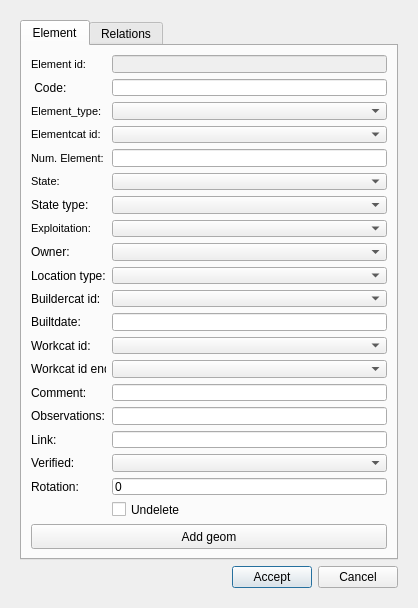
<?xml version="1.0" encoding="UTF-8"?>
<ui version="4.0">
 <class>dlg_element</class>
 <widget class="QDialog" name="dlg_element">
  <property name="geometry">
   <rect>
    <x>0</x>
    <y>0</y>
    <width>418</width>
    <height>604</height>
   </rect>
  </property>
  <property name="windowTitle">
   <string>Element</string>
  </property>
  <layout class="QVBoxLayout" name="verticalLayout_3">
   <item>
    <widget class="QWidget" name="centralwidget" native="true">
     <property name="minimumSize">
      <size>
       <width>319</width>
       <height>586</height>
      </size>
     </property>
     <layout class="QGridLayout" name="gridLayout">
      <item row="1" column="0">
       <layout class="QHBoxLayout" name="horizontalLayout_8">
        <item>
         <spacer name="horizontalSpacer_17">
          <property name="orientation">
           <enum>Qt::Horizontal</enum>
          </property>
          <property name="sizeHint" stdset="0">
           <size>
            <width>40</width>
            <height>20</height>
           </size>
          </property>
         </spacer>
        </item>
        <item>
         <widget class="QPushButton" name="btn_accept">
          <property name="text">
           <string>Accept</string>
          </property>
         </widget>
        </item>
        <item>
         <widget class="QPushButton" name="btn_cancel">
          <property name="text">
           <string>Cancel</string>
          </property>
         </widget>
        </item>
       </layout>
      </item>
      <item row="0" column="0">
       <widget class="QTabWidget" name="tabWidget">
        <property name="currentIndex">
         <number>0</number>
        </property>
        <widget class="QWidget" name="tab_element">
         <attribute name="title">
          <string>Element</string>
         </attribute>
         <layout class="QGridLayout" name="gridLayout_2">
          <item row="10" column="0">
           <spacer name="verticalSpacer">
            <property name="orientation">
             <enum>Qt::Vertical</enum>
            </property>
            <property name="sizeHint" stdset="0">
             <size>
              <width>20</width>
              <height>40</height>
             </size>
            </property>
           </spacer>
          </item>
          <item row="9" column="0">
           <widget class="QPushButton" name="btn_add_geom">
            <property name="sizePolicy">
             <sizepolicy hsizetype="Minimum" vsizetype="Minimum">
              <horstretch>0</horstretch>
              <verstretch>0</verstretch>
             </sizepolicy>
            </property>
            <property name="minimumSize">
             <size>
              <width>0</width>
              <height>25</height>
             </size>
            </property>
            <property name="text">
             <string>Add geom</string>
            </property>
            <property name="icon">
             <iconset>
              <normaloff>../icons/133.png</normaloff>../icons/133.png</iconset>
            </property>
           </widget>
          </item>
          <item row="0" column="0">
           <layout class="QGridLayout" name="gridLayout_3">
            <item row="3" column="1">
             <widget class="QLabel" name="lbl_elementcat_id">
              <property name="sizePolicy">
               <sizepolicy hsizetype="Fixed" vsizetype="Preferred">
                <horstretch>0</horstretch>
                <verstretch>0</verstretch>
               </sizepolicy>
              </property>
              <property name="font">
               <font>
                <pointsize>8</pointsize>
                <weight>50</weight>
                <bold>false</bold>
               </font>
              </property>
              <property name="frameShape">
               <enum>QFrame::NoFrame</enum>
              </property>
              <property name="frameShadow">
               <enum>QFrame::Plain</enum>
              </property>
              <property name="text">
               <string>Elementcat id:</string>
              </property>
              <property name="textFormat">
               <enum>Qt::AutoText</enum>
              </property>
              <property name="scaledContents">
               <bool>false</bool>
              </property>
              <property name="alignment">
               <set>Qt::AlignLeading|Qt::AlignLeft|Qt::AlignVCenter</set>
              </property>
              <property name="margin">
               <number>3</number>
              </property>
             </widget>
            </item>
            <item row="2" column="2">
             <widget class="QComboBox" name="element_type"/>
            </item>
            <item row="3" column="2">
             <widget class="QComboBox" name="elementcat_id"/>
            </item>
            <item row="0" column="1">
             <widget class="QLabel" name="lbl_element_id">
              <property name="font">
               <font>
                <pointsize>8</pointsize>
                <weight>50</weight>
                <bold>false</bold>
               </font>
              </property>
              <property name="frameShape">
               <enum>QFrame::NoFrame</enum>
              </property>
              <property name="frameShadow">
               <enum>QFrame::Plain</enum>
              </property>
              <property name="text">
               <string>Element id:</string>
              </property>
              <property name="textFormat">
               <enum>Qt::AutoText</enum>
              </property>
              <property name="scaledContents">
               <bool>false</bool>
              </property>
              <property name="alignment">
               <set>Qt::AlignLeading|Qt::AlignLeft|Qt::AlignVCenter</set>
              </property>
              <property name="margin">
               <number>3</number>
              </property>
             </widget>
            </item>
            <item row="6" column="1">
             <widget class="QLabel" name="lbl_state_type">
              <property name="sizePolicy">
               <sizepolicy hsizetype="Fixed" vsizetype="Preferred">
                <horstretch>0</horstretch>
                <verstretch>0</verstretch>
               </sizepolicy>
              </property>
              <property name="text">
               <string>State type:</string>
              </property>
             </widget>
            </item>
            <item row="0" column="2">
             <widget class="QLineEdit" name="element_id">
              <property name="enabled">
               <bool>false</bool>
              </property>
              <property name="frame">
               <bool>true</bool>
              </property>
             </widget>
            </item>
            <item row="2" column="1">
             <widget class="QLabel" name="lbl_element_type">
              <property name="sizePolicy">
               <sizepolicy hsizetype="Fixed" vsizetype="Preferred">
                <horstretch>0</horstretch>
                <verstretch>0</verstretch>
               </sizepolicy>
              </property>
              <property name="font">
               <font>
                <pointsize>8</pointsize>
                <weight>50</weight>
                <bold>false</bold>
               </font>
              </property>
              <property name="frameShape">
               <enum>QFrame::NoFrame</enum>
              </property>
              <property name="frameShadow">
               <enum>QFrame::Plain</enum>
              </property>
              <property name="text">
               <string>Element_type:</string>
              </property>
              <property name="textFormat">
               <enum>Qt::AutoText</enum>
              </property>
              <property name="scaledContents">
               <bool>false</bool>
              </property>
              <property name="alignment">
               <set>Qt::AlignLeading|Qt::AlignLeft|Qt::AlignVCenter</set>
              </property>
              <property name="margin">
               <number>3</number>
              </property>
             </widget>
            </item>
            <item row="1" column="1">
             <widget class="QLabel" name="lbl_code">
              <property name="text">
               <string> Code:</string>
              </property>
             </widget>
            </item>
            <item row="1" column="2">
             <widget class="QLineEdit" name="code"/>
            </item>
            <item row="6" column="2">
             <widget class="QComboBox" name="state_type">
              <property name="sizePolicy">
               <sizepolicy hsizetype="Preferred" vsizetype="Preferred">
                <horstretch>0</horstretch>
                <verstretch>0</verstretch>
               </sizepolicy>
              </property>
             </widget>
            </item>
            <item row="4" column="2">
             <widget class="QLineEdit" name="num_elements">
              <property name="enabled">
               <bool>true</bool>
              </property>
              <property name="frame">
               <bool>true</bool>
              </property>
             </widget>
            </item>
            <item row="5" column="1">
             <widget class="QLabel" name="lbl_state">
              <property name="sizePolicy">
               <sizepolicy hsizetype="Fixed" vsizetype="Preferred">
                <horstretch>0</horstretch>
                <verstretch>0</verstretch>
               </sizepolicy>
              </property>
              <property name="font">
               <font>
                <pointsize>8</pointsize>
                <weight>50</weight>
                <bold>false</bold>
               </font>
              </property>
              <property name="frameShape">
               <enum>QFrame::NoFrame</enum>
              </property>
              <property name="frameShadow">
               <enum>QFrame::Plain</enum>
              </property>
              <property name="text">
               <string>State:</string>
              </property>
              <property name="textFormat">
               <enum>Qt::AutoText</enum>
              </property>
              <property name="scaledContents">
               <bool>false</bool>
              </property>
              <property name="alignment">
               <set>Qt::AlignLeading|Qt::AlignLeft|Qt::AlignVCenter</set>
              </property>
              <property name="margin">
               <number>3</number>
              </property>
             </widget>
            </item>
            <item row="5" column="2">
             <widget class="QComboBox" name="state"/>
            </item>
            <item row="4" column="1">
             <widget class="QLabel" name="lbl_num_elements">
              <property name="sizePolicy">
               <sizepolicy hsizetype="Fixed" vsizetype="Preferred">
                <horstretch>0</horstretch>
                <verstretch>0</verstretch>
               </sizepolicy>
              </property>
              <property name="font">
               <font>
                <pointsize>8</pointsize>
                <weight>50</weight>
                <bold>false</bold>
               </font>
              </property>
              <property name="frameShape">
               <enum>QFrame::NoFrame</enum>
              </property>
              <property name="frameShadow">
               <enum>QFrame::Plain</enum>
              </property>
              <property name="text">
               <string>Num. Element:</string>
              </property>
              <property name="textFormat">
               <enum>Qt::AutoText</enum>
              </property>
              <property name="scaledContents">
               <bool>false</bool>
              </property>
              <property name="alignment">
               <set>Qt::AlignLeading|Qt::AlignLeft|Qt::AlignVCenter</set>
              </property>
              <property name="margin">
               <number>3</number>
              </property>
             </widget>
            </item>
            <item row="9" column="2">
             <widget class="QComboBox" name="location_type"/>
            </item>
            <item row="8" column="2">
             <widget class="QComboBox" name="ownercat_id"/>
            </item>
            <item row="8" column="1">
             <widget class="QLabel" name="lbl_owner">
              <property name="sizePolicy">
               <sizepolicy hsizetype="Fixed" vsizetype="Preferred">
                <horstretch>0</horstretch>
                <verstretch>0</verstretch>
               </sizepolicy>
              </property>
              <property name="text">
               <string>Owner:</string>
              </property>
              <property name="margin">
               <number>0</number>
              </property>
             </widget>
            </item>
            <item row="7" column="1">
             <widget class="QLabel" name="lbl_expl_id">
              <property name="sizePolicy">
               <sizepolicy hsizetype="Fixed" vsizetype="Preferred">
                <horstretch>0</horstretch>
                <verstretch>0</verstretch>
               </sizepolicy>
              </property>
              <property name="font">
               <font>
                <pointsize>8</pointsize>
               </font>
              </property>
              <property name="frameShape">
               <enum>QFrame::NoFrame</enum>
              </property>
              <property name="frameShadow">
               <enum>QFrame::Plain</enum>
              </property>
              <property name="text">
               <string>Exploitation:</string>
              </property>
              <property name="textFormat">
               <enum>Qt::AutoText</enum>
              </property>
              <property name="scaledContents">
               <bool>false</bool>
              </property>
              <property name="alignment">
               <set>Qt::AlignLeading|Qt::AlignLeft|Qt::AlignVCenter</set>
              </property>
              <property name="margin">
               <number>3</number>
              </property>
             </widget>
            </item>
            <item row="10" column="1">
             <widget class="QLabel" name="lbl_buildercat_id">
              <property name="sizePolicy">
               <sizepolicy hsizetype="Fixed" vsizetype="Preferred">
                <horstretch>0</horstretch>
                <verstretch>0</verstretch>
               </sizepolicy>
              </property>
              <property name="text">
               <string>Buildercat id:</string>
              </property>
             </widget>
            </item>
            <item row="9" column="1">
             <widget class="QLabel" name="lbl_location_type">
              <property name="sizePolicy">
               <sizepolicy hsizetype="Fixed" vsizetype="Preferred">
                <horstretch>0</horstretch>
                <verstretch>0</verstretch>
               </sizepolicy>
              </property>
              <property name="text">
               <string>Location type:</string>
              </property>
             </widget>
            </item>
            <item row="7" column="2">
             <widget class="QComboBox" name="expl_id"/>
            </item>
            <item row="13" column="1">
             <widget class="QLabel" name="lbl_workcat_id_end">
              <property name="enabled">
               <bool>true</bool>
              </property>
              <property name="sizePolicy">
               <sizepolicy hsizetype="Fixed" vsizetype="Preferred">
                <horstretch>0</horstretch>
                <verstretch>0</verstretch>
               </sizepolicy>
              </property>
              <property name="maximumSize">
               <size>
                <width>75</width>
                <height>20</height>
               </size>
              </property>
              <property name="text">
               <string>Workcat id end:</string>
              </property>
             </widget>
            </item>
            <item row="10" column="2">
             <widget class="QComboBox" name="buildercat_id"/>
            </item>
            <item row="13" column="2">
             <widget class="QComboBox" name="workcat_id_end"/>
            </item>
            <item row="11" column="2">
             <widget class="QLineEdit" name="builtdate"/>
            </item>
            <item row="11" column="1">
             <widget class="QLabel" name="lbl_builtdate">
              <property name="sizePolicy">
               <sizepolicy hsizetype="Fixed" vsizetype="Preferred">
                <horstretch>0</horstretch>
                <verstretch>0</verstretch>
               </sizepolicy>
              </property>
              <property name="text">
               <string>Builtdate:</string>
              </property>
             </widget>
            </item>
            <item row="12" column="2">
             <widget class="QComboBox" name="workcat_id"/>
            </item>
            <item row="12" column="1">
             <widget class="QLabel" name="lbl_workcat_id">
              <property name="sizePolicy">
               <sizepolicy hsizetype="Fixed" vsizetype="Preferred">
                <horstretch>0</horstretch>
                <verstretch>0</verstretch>
               </sizepolicy>
              </property>
              <property name="text">
               <string>Workcat id:</string>
              </property>
             </widget>
            </item>
            <item row="18" column="2">
             <widget class="QLineEdit" name="rotation">
              <property name="text">
               <string>0</string>
              </property>
             </widget>
            </item>
            <item row="14" column="2">
             <widget class="QLineEdit" name="comment"/>
            </item>
            <item row="14" column="1">
             <widget class="QLabel" name="lbl_comment">
              <property name="sizePolicy">
               <sizepolicy hsizetype="Fixed" vsizetype="Preferred">
                <horstretch>0</horstretch>
                <verstretch>0</verstretch>
               </sizepolicy>
              </property>
              <property name="text">
               <string>Comment:</string>
              </property>
             </widget>
            </item>
            <item row="15" column="1">
             <widget class="QLabel" name="lbl_observ">
              <property name="sizePolicy">
               <sizepolicy hsizetype="Fixed" vsizetype="Preferred">
                <horstretch>0</horstretch>
                <verstretch>0</verstretch>
               </sizepolicy>
              </property>
              <property name="text">
               <string>Observations:</string>
              </property>
             </widget>
            </item>
            <item row="15" column="2">
             <widget class="QLineEdit" name="observ"/>
            </item>
            <item row="18" column="1">
             <widget class="QLabel" name="lbl_rotation">
              <property name="text">
               <string>Rotation:</string>
              </property>
             </widget>
            </item>
            <item row="17" column="2">
             <widget class="QComboBox" name="verified"/>
            </item>
            <item row="16" column="2">
             <widget class="QLineEdit" name="link"/>
            </item>
            <item row="16" column="1">
             <widget class="QLabel" name="lbl_link">
              <property name="sizePolicy">
               <sizepolicy hsizetype="Fixed" vsizetype="Preferred">
                <horstretch>0</horstretch>
                <verstretch>0</verstretch>
               </sizepolicy>
              </property>
              <property name="text">
               <string>Link:</string>
              </property>
             </widget>
            </item>
            <item row="17" column="1">
             <widget class="QLabel" name="lbl_verified">
              <property name="sizePolicy">
               <sizepolicy hsizetype="Fixed" vsizetype="Preferred">
                <horstretch>0</horstretch>
                <verstretch>0</verstretch>
               </sizepolicy>
              </property>
              <property name="text">
               <string>Verified:</string>
              </property>
             </widget>
            </item>
            <item row="19" column="2">
             <widget class="QCheckBox" name="undelete">
              <property name="text">
               <string>Undelete</string>
              </property>
             </widget>
            </item>
           </layout>
          </item>
         </layout>
        </widget>
        <widget class="QWidget" name="tab_relations">
         <attribute name="title">
          <string>Relations</string>
         </attribute>
         <layout class="QVBoxLayout" name="verticalLayout_4">
          <item>
           <layout class="QHBoxLayout" name="horizontalLayout_9">
            <item>
             <widget class="QLineEdit" name="feature_id"/>
            </item>
            <item>
             <widget class="QPushButton" name="btn_insert">
              <property name="text">
               <string/>
              </property>
              <property name="icon">
               <iconset>
                <normaloff>../icons/111b.png</normaloff>../icons/111b.png</iconset>
              </property>
             </widget>
            </item>
            <item>
             <widget class="QPushButton" name="btn_delete">
              <property name="text">
               <string/>
              </property>
              <property name="icon">
               <iconset>
                <normaloff>../icons/112b.png</normaloff>../icons/112b.png</iconset>
              </property>
             </widget>
            </item>
            <item>
             <widget class="QPushButton" name="btn_snapping">
              <property name="text">
               <string/>
              </property>
              <property name="icon">
               <iconset>
                <normaloff>../icons/137.png</normaloff>../icons/137.png</iconset>
              </property>
             </widget>
            </item>
           </layout>
          </item>
          <item>
           <widget class="QTabWidget" name="tab_feature">
            <property name="currentIndex">
             <number>0</number>
            </property>
            <widget class="QWidget" name="tab_arc">
             <attribute name="title">
              <string>Arc</string>
             </attribute>
             <layout class="QVBoxLayout" name="verticalLayout_5">
              <item>
               <widget class="QTableView" name="tbl_element_x_arc">
                <property name="sortingEnabled">
                 <bool>true</bool>
                </property>
               </widget>
              </item>
             </layout>
            </widget>
            <widget class="QWidget" name="tab_node">
             <attribute name="title">
              <string>Node</string>
             </attribute>
             <layout class="QVBoxLayout" name="verticalLayout_6">
              <item>
               <widget class="QTableView" name="tbl_element_x_node">
                <property name="sortingEnabled">
                 <bool>true</bool>
                </property>
               </widget>
              </item>
             </layout>
            </widget>
            <widget class="QWidget" name="tab_connec">
             <attribute name="title">
              <string>Connec</string>
             </attribute>
             <layout class="QVBoxLayout" name="verticalLayout_7">
              <item>
               <widget class="QTableView" name="tbl_element_x_connec">
                <property name="sortingEnabled">
                 <bool>true</bool>
                </property>
               </widget>
              </item>
             </layout>
            </widget>
            <widget class="QWidget" name="tab_gully">
             <attribute name="title">
              <string>Gully</string>
             </attribute>
             <layout class="QVBoxLayout" name="verticalLayout_8">
              <item>
               <widget class="QTableView" name="tbl_element_x_gully">
                <property name="sortingEnabled">
                 <bool>true</bool>
                </property>
               </widget>
              </item>
             </layout>
            </widget>
           </widget>
          </item>
         </layout>
        </widget>
       </widget>
      </item>
     </layout>
    </widget>
   </item>
  </layout>
 </widget>
 <resources/>
 <connections/>
</ui>
